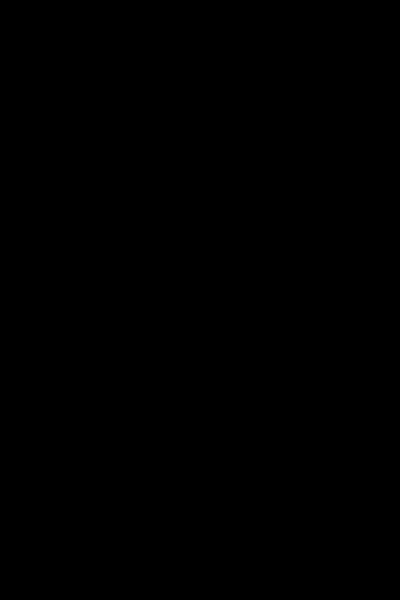
Frame 1 (no input)
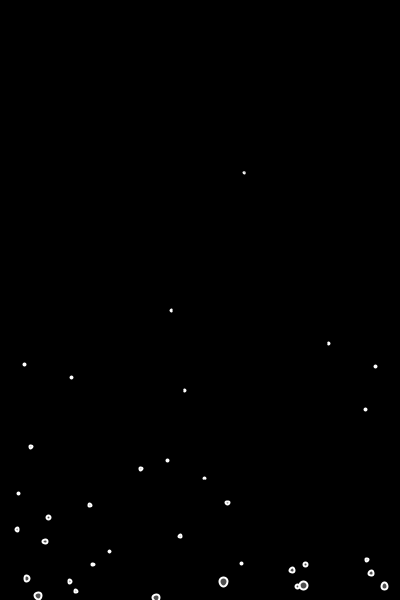
Frame 60 (the mouse pressed at the canvas centre just before this capture)
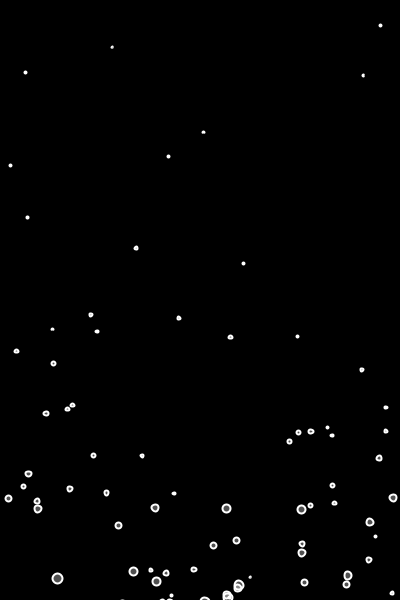
Frame 120 (the mouse held since frame 60 and released just before this capture)

The Processing sketch that drew these frames (run headless with seeded random() and noise(); from frame 60 on, the mouse is pressed at the canvas centre):

// Processing sketch: bubbleBottle
// ── bubbleBottle.pde
bubble [] bubbles = new bubble[250]; //bubbles array
int count = 0; //count big bubbles

void setup(){
  size(400,600);
  //creating 250 bubbles
  for(int i = 0; i < bubbles.length; i++){
    //creating big bubbles
    if(i<=11)
     bubbles[i] = new bubble("big");
    //creating small bubbles
    else bubbles[i] = new bubble("small");
  }
}

void draw(){
  background(0);
  //move and display bubbles
  for(int i =0; i<bubbles.length; i++){
    bubbles[i].move();
    bubbles[i].display();
  }
}

// ── bubble.pde
class bubble{
  float x,y,radius,speedY;
  
  public bubble(String t){
    x = random(0,width);
    y = random(height+50,height+750);
    if(t.equals("big"))
      radius = random(20,30);
    else radius = random(1,10);
    speedY = -10.0/radius;
  }
  
  void move(){
    x += random(-0.8,0.8);
    y += speedY;
    if(y<-10) {
      y = random(height+50,height+750);
    }
  }  
  
  void display(){
    strokeWeight(2);
    stroke(255);
    fill(255,80);
    ellipse(x,y,radius,radius);
  }
}
